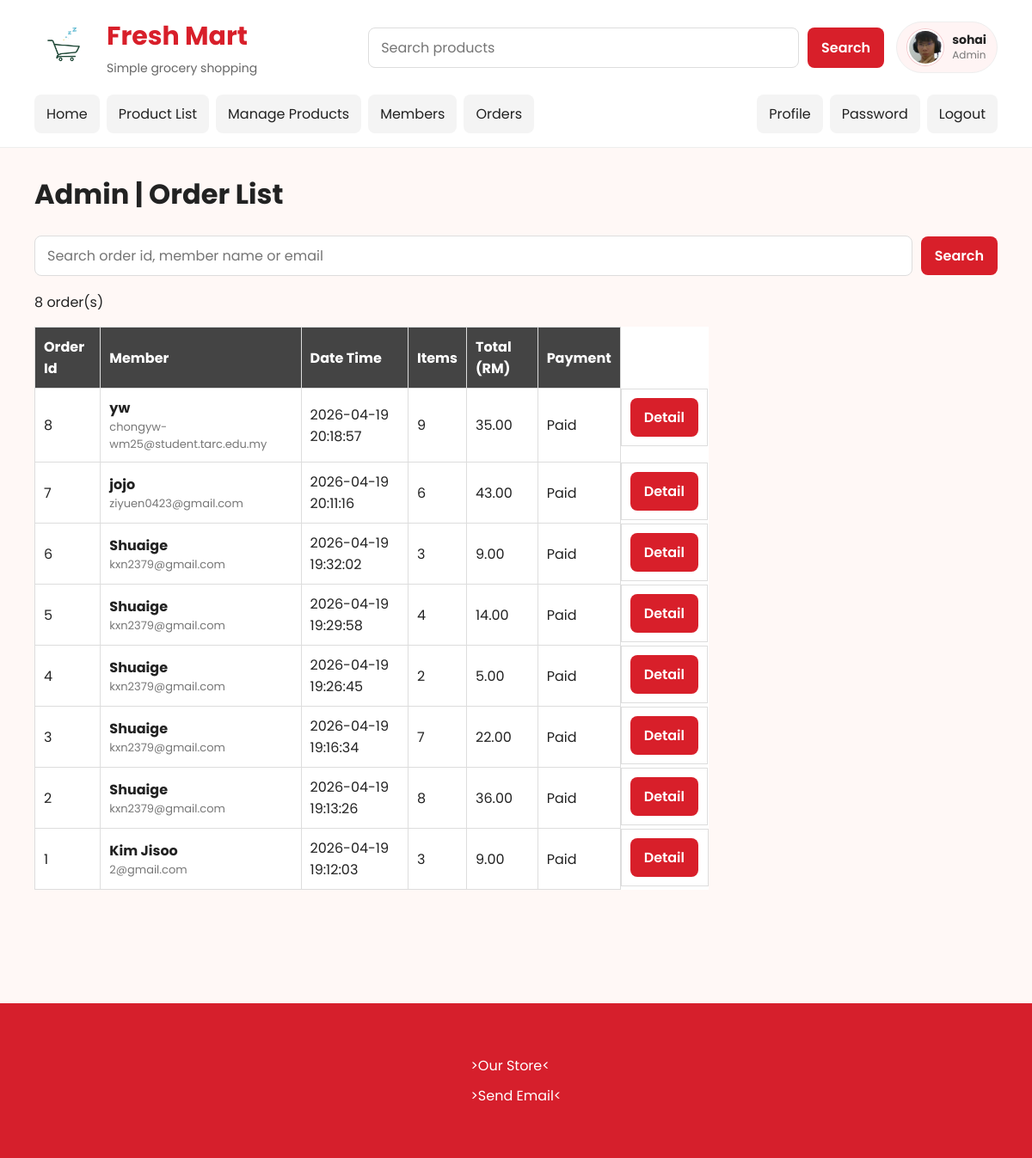
The app's page /assignment/admin/order_list.php (signed in) with its own data.
### tables this page shows
CREATE TABLE `order` (
  `id` int(11) NOT NULL,
  `datetime` datetime NOT NULL,
  `count` int(11) NOT NULL,
  `total` decimal(8,2) NOT NULL,
  `user_id` int(11) NOT NULL,
  `is_paid` tinyint(1) NOT NULL DEFAULT 0,
  `paid_at` datetime DEFAULT NULL
);

CREATE TABLE `user` (
  `id` int(11) NOT NULL,
  `email` varchar(100) NOT NULL,
  `password` varchar(100) NOT NULL,
  `name` varchar(100) NOT NULL,
  `photo` varchar(100) NOT NULL,
  `role` varchar(100) NOT NULL
);

### assignment/admin/order_list.php (the view, shortened to what this page needs)
<?php
include '../_base.php';
$search = req('search');
$stm = $_db->prepare("
    SELECT o.*, u.name, u.email
    FROM `order` AS o
    JOIN user AS u ON u.id = o.user_id
    WHERE o.id LIKE ?
    OR u.name LIKE ?
    OR u.email LIKE ?
    ORDER BY o.id DESC
");
$stm->execute(["%$search%", "%$search%", "%$search%"]);
$arr = $stm->fetchAll();
include '../_head.php';
?>
<form class="admin-search-box">
    <?= html_search('search', 'placeholder="Search order id, member name or email"') ?>
    <button>Search</button>
</form>
<p><?= count($arr) ?> order(s)</p>
<section class = "demo-box">
    <table class="table">
        <tr>
            <th>Order Id</th>
            <th>Member</th>
            <th>Date Time</th>
            <th>Items</th>
            <th>Total (RM)</th>
            <th>Payment</th>
        </tr>
        <?php foreach ($arr as $o): ?>
        <tr>
            <td><?= $o->id ?></td>
            <td>
                <div class="customer-meta">
                    <strong><?= encode($o->name) ?></strong>
                    <span><?= encode($o->email) ?></span>
                </div>
            </td>
            <td><?= $o->datetime ?></td>
            <td><?= $o->count ?></td>
            <td><?= $o->total ?></td>
            <td><?= $o->is_paid ? 'Paid' : 'Pending' ?></td>
            <td class="table-actions">
                <button data-get="order_detail.php?id=<?= $o->id ?>">Detail</button>
            </td>
        </tr>
        <?php endforeach ?>
    </table>
</section>
<p>
<br>
<br>
</p>
<?php
include '../_foot.php';

### assignment/css/app.css (style rules this page uses)
body, input, button, textarea, select { font: 16px 'Poppins', sans-serif; }
* { box-sizing: border-box; }
body { margin: 0; background: #fff8f6; color: #222; }
.table { width: 100%; border-collapse: collapse; background: #fff; }
.table th, .table td { border: 1px solid #ddd; padding: 10px; }
.table th { background: #444; color: #fff; text-align: left; }
button { min-height: 42px; padding: 10px 16px; border: 0; border-radius: 8px; background: #d81f2a; color: #ffffff; cursor: pointer; font-weight: 600; }

### assignment/admin/order_list.php (style rules this page uses)
.admin-search-box { display: flex; gap: 10px; align-items: center; margin-bottom: 18px; }
.customer-meta strong, .customer-meta span { display: block; }
.customer-meta span { color: #777; font-size: 13px; }
.table-actions { display: flex; gap: 8px; }
.demo-box { width: 70%; min-width: 520px; }
.demo-box .table { width: 100%; }

### records on screen
order: id "8", user.name "yw", user.email "chongyw-wm25@student.tarc.edu.my", datetime "2026-04-19 20:18:57", count "9", total "35.00", is_paid "Paid"
order: id "7", user.name "jojo", user.email "ziyuen0423@gmail.com", datetime "2026-04-19 20:11:16", count "6", total "43.00", is_paid "Paid"
order: id "6", user.name "Shuaige", user.email "kxn2379@gmail.com", datetime "2026-04-19 19:32:02", count "3", total "9.00", is_paid "Paid"
order: id "5", user.name "Shuaige", user.email "kxn2379@gmail.com", datetime "2026-04-19 19:29:58", count "4", total "14.00", is_paid "Paid"
order: id "4", user.name "Shuaige", user.email "kxn2379@gmail.com", datetime "2026-04-19 19:26:45", count "2", total "5.00", is_paid "Paid"
order: id "3", user.name "Shuaige", user.email "kxn2379@gmail.com", datetime "2026-04-19 19:16:34", count "7", total "22.00", is_paid "Paid"
order: id "2", user.name "Shuaige", user.email "kxn2379@gmail.com", datetime "2026-04-19 19:13:26", count "8", total "36.00", is_paid "Paid"
order: id "1", user.name "Kim Jisoo", user.email "2@gmail.com", datetime "2026-04-19 19:12:03", count "3", total "9.00", is_paid "Paid"

### other values on screen
encode($_user->name) "sohai"
encode($_user->role) "Admin"
$_title "Admin | Order List"
count($arr) "8"
